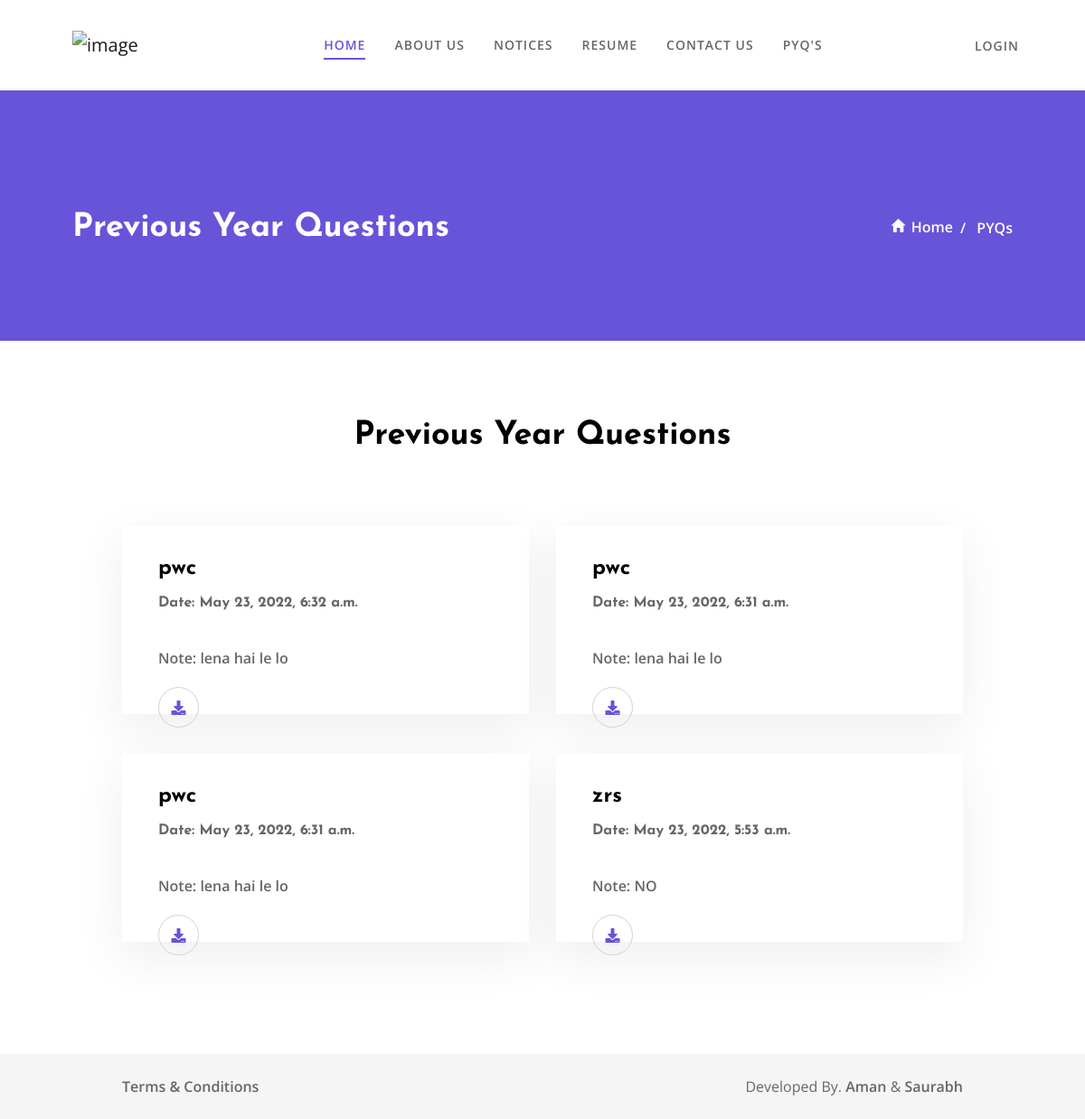
Page /pyqs on the committed database.
### ud/models.py (models this page shows, shortened)
class PYQS(models.Model):
    created = models.DateTimeField(auto_now_add=True)
    company = models.CharField(max_length=200, null=False)
    note = models.TextField(null=True)
    question = models.FileField(blank=True)

### ud/views.py (the view, shortened to what this page needs)
# urls.py: path('pyqs', views.Pyqs, name='pyqs'),
def Pyqs(request):
    document = PYQS.objects.all().order_by('-created')
    context = {'document': document}
    return render(request, 'ud/pyqs.html', context)

### ud/templates/ud/pyqs.html (shortened to what this page needs)
{% extends 'ud/index.html' %} {% block content %}
<header id="header" class="header1">
  <div class="container-fluid">
    <div class="row align-items-center">
      <div class="col-lg-10">
        <nav class="navbar navbar-expand-lg navbar-light">
          <a class="navbar-brand" href="{% url 'home' %}">
            <img
              class="logo"
              src="https://www.nitjsr.ac.in/static/media/logo_new.c32b27e1.png"
              alt="image"
            />
          </a>
          <div class="collapse navbar-collapse" id="navbarNavDropdown">
            <ul class="navbar-nav ml-auto">
              <li class="nav-item">
                <a class="nav-link active" href="{% url 'home' %}">Home</a>
              </li>
              <li class="nav-item">
                <a class="nav-link" href="{% url 'home'%}">About Us</a>
              </li>
              <li class="nav-item">
                <a class="nav-link" href="{% url 'home'%}">Notices</a>
              </li>
              <li class="nav-item">
                <a class="nav-link" href="{% url 'resume'%}">Resume</a>
              </li>
              <li class="nav-item">
                <a class="nav-link" href="{%url 'contact'%}">Contact Us</a>
              </li>
              <li class="nav-item">
                <a class="nav-link" href="{% url 'pyqs'%}">PYQ's</a>
              </li>
            </ul>
          </div>
        </nav>
      </div>
      <div class="col-lg-2 text-right p-0">
        <ul class="login">
          {% if request.user.is_authenticated %}
          <li class="d-inline pl-3 pl-md-0">
            <a href="{% url 'logout'%}">Logout</a>
          </li>
          {%else%}
          <li class="d-inline pr-3 pr-md-2">
            <a href="{% url 'login'%}">Login</a>
          </li>
          {%endif%}
        </ul>
      </div>
    </div>
  </div>
</header>
<div class="breadcrumb-main">
  <div class="container-fluid">
    <div class="row align-items-center">
      <div class="col-auto mr-auto">
        <h2 class="iq-fw-8 text-white mb-0">Previous Year Questions</h2>
      </div>
      <div class="col-auto text-right">
        <nav aria-label="breadcrumb">
          <ol class="breadcrumb">
            <li class="breadcrumb-item">
              <a href="{%url 'home'%}" class="iq-fw-6"
                ><i class="ion-android-home"></i>Home</a
              >
            </li>
            <li class="breadcrumb-item active iq-fw-6" aria-current="page">
              PYQs
            </li>
          </ol>
        </nav>
      </div>
    </div>
  </div>
</div>
<div class="main-content">
  <section class="our-customer" id="Notices">
    <div class="container">
      <div class="row">
        <div class="col-lg-12">
          <div class="title-box">
            <h2 class="title">Previous Year Questions</h2>
          </div>
        </div>
      </div>
      <div class="row">
        {% for i in document %}
        <div class="col-lg-6 position-relative main-customer">
          <div class="customer-box">
            <div class="customer-detail mb-4">
              <div class="float-left">
                <h4 class="font-weight-bold">
                  <a href="#">{{i.company}}</a>
                </h4>
                <h5 class="text-gray font-weight-bold">Date: {{i.created}}</h5>
              </div>
              <div class="clearfix"></div>
            </div>
            <p class="iq-fw-600">Note: {{i.note}}</p>
            <div class="notice_icon">
              <a href="{{i.question.url}}" id="icon_"
                ><i class="fa fa-download" aria-hidden="true"></i>
              </a>
            </div>
          </div>
        </div>
        {% endfor %}
      </div>
    </div>
  </section>
</div>
{%endblock content%}

### static/css/typography.css (style rules this page uses)
body { font-family: 'Open Sans', sans-serif; font-weight: normal; font-style: normal; font-size: 16px; line-height: 2em; color: #666666; }
a, .btn, .button { -webkit-transition: all 0.3s ease-out 0s; -moz-transition: all 0.3s ease-out 0s; -ms-transition: all 0.3s ease-out 0s; -o-transition: all 0.3s ease-out 0s; transition: all 0.3s ease-out 0s; }
a, button { outline: medium none !important; color: #6754d9; }
h1, h2, h3, h4, h5, h6 { margin-top: 0px; color: #000000; font-family: 'Josefin Sans', sans-serif; }
h1 a, h2 a, h3 a, h4 a, h5 a, h6 a { color: inherit; }
h2 { font-size: 36px; font-style: normal; line-height: 50px; }
h4 { font-size: 24px; font-style: normal; line-height: 34px; }
h5 { font-size: 16px; font-style: normal; line-height: 26px; }
ul { margin: 0px; padding: 0px; }
section { padding: 80px 0; }
.container-fluid { padding:0 80px; }
.container { max-width:1170px; }
.iq-fw-600 { font-weight: 600; }
.iq-fw-6 { font-weight: 600; }
.iq-fw-8 { font-weight: 800; }
.text-white { color: #ffffff; }
.text-gray { color: #666666; }
.title-box { margin-bottom: 75px; text-align: center; }
.title-box .title { margin-bottom: 15px; font-weight: bold; }

### static/css/responsive.css (style rules this page uses)
@media (min-width:576px) { .container { max-width: 540px } }
@media (min-width:768px) { .container { max-width: 720px } }
@media (min-width:992px) { .container { max-width: 960px } }
@media (max-width:1399px) { .login li a { font-size: 14px; } }
@media (max-width:1399px) { header .navbar-light .navbar-nav .nav-item a { font-size: 14px; } }
@media (max-width:1365px) { header .navbar-light .navbar-nav .nav-item { margin: 0 16px; } }

### rows in the picture
PYQS: company "pwc", created "May 23, 2022, 6:32 a.m.", note "lena hai le lo"
PYQS: company "pwc", created "May 23, 2022, 6:31 a.m.", note "lena hai le lo"
PYQS: company "pwc", created "May 23, 2022, 6:31 a.m.", note "lena hai le lo"
PYQS: company "zrs", created "May 23, 2022, 5:53 a.m.", note "NO"
